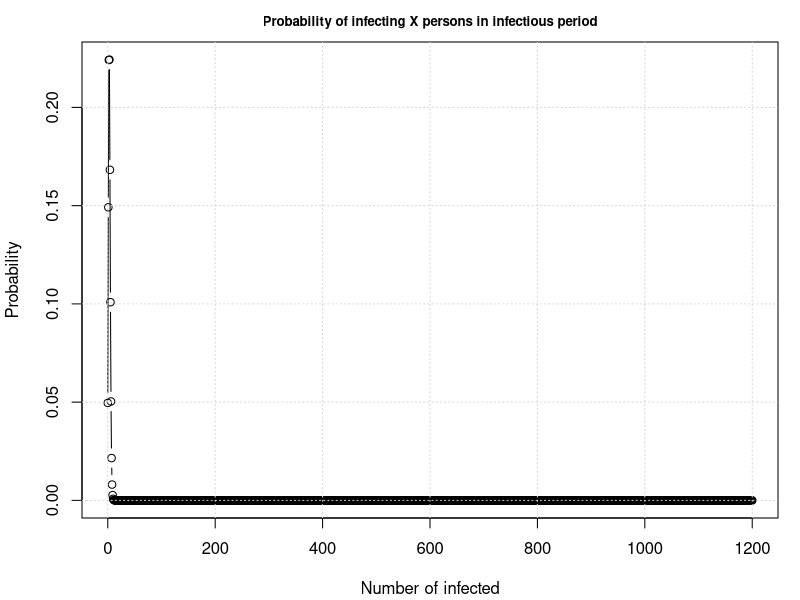
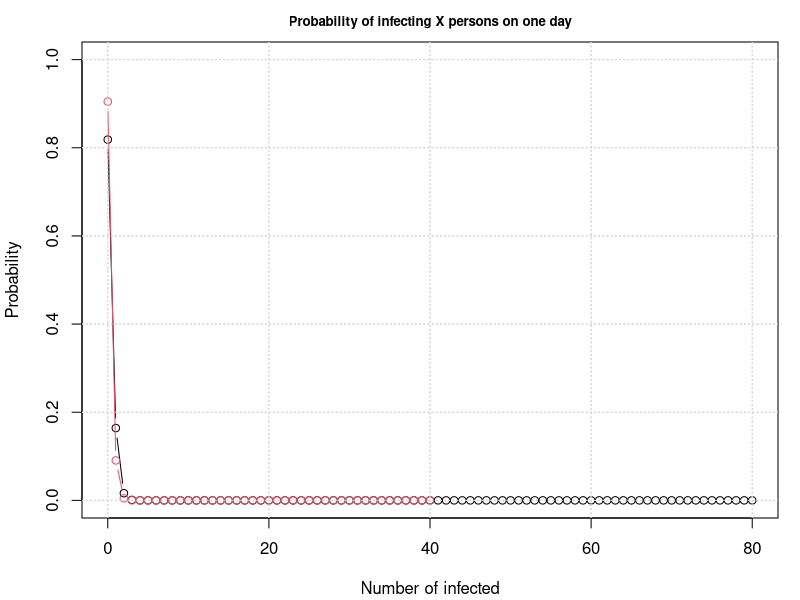
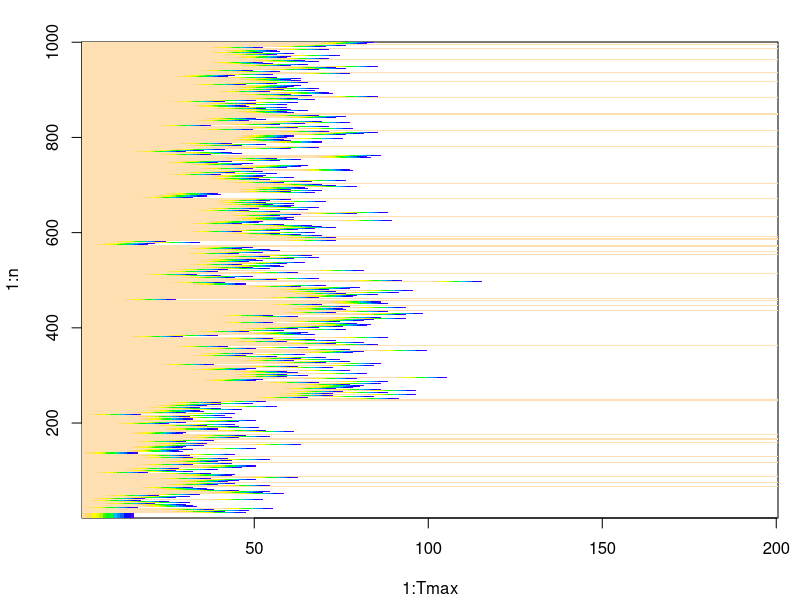
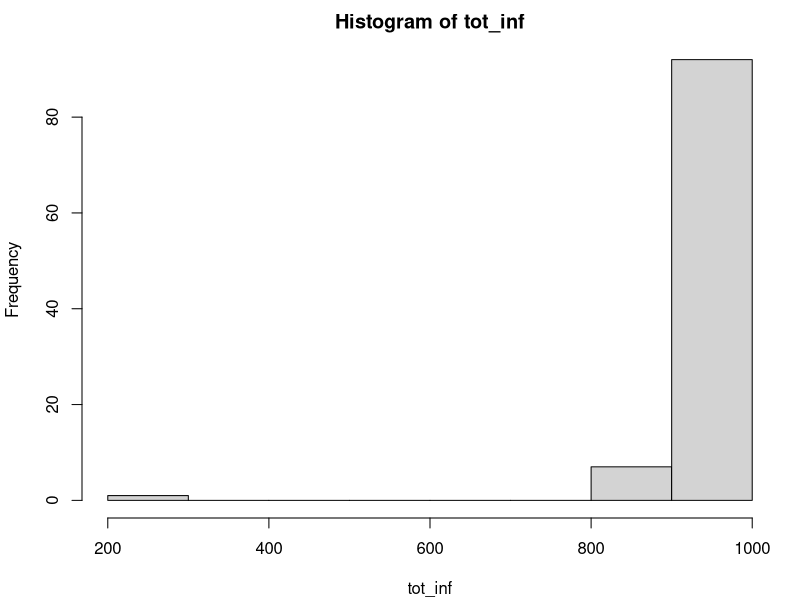
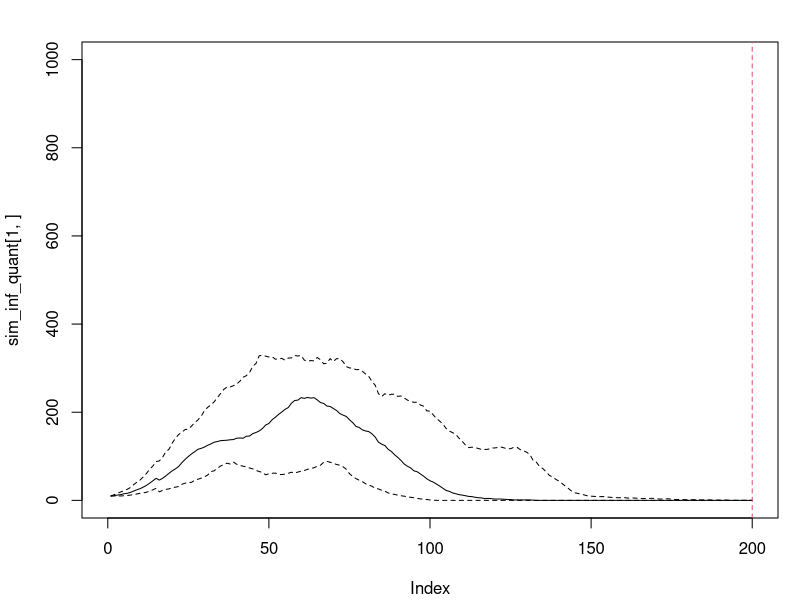
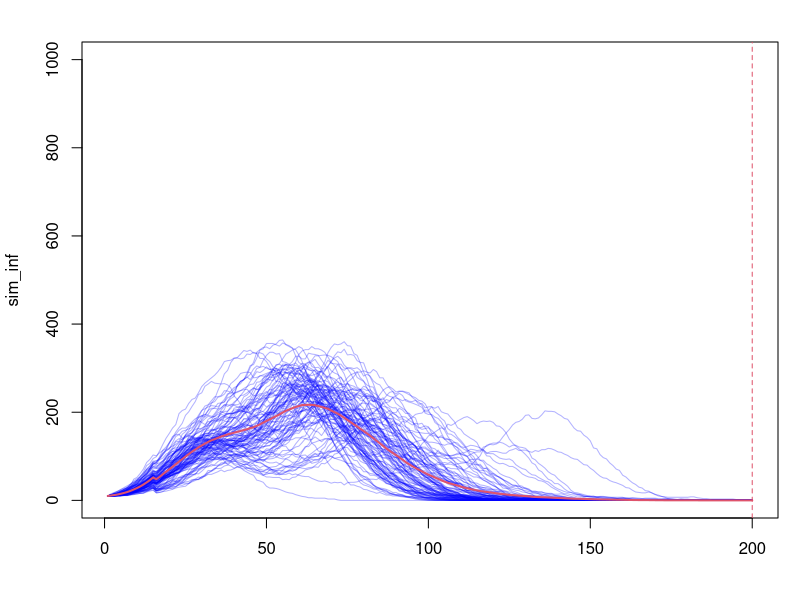
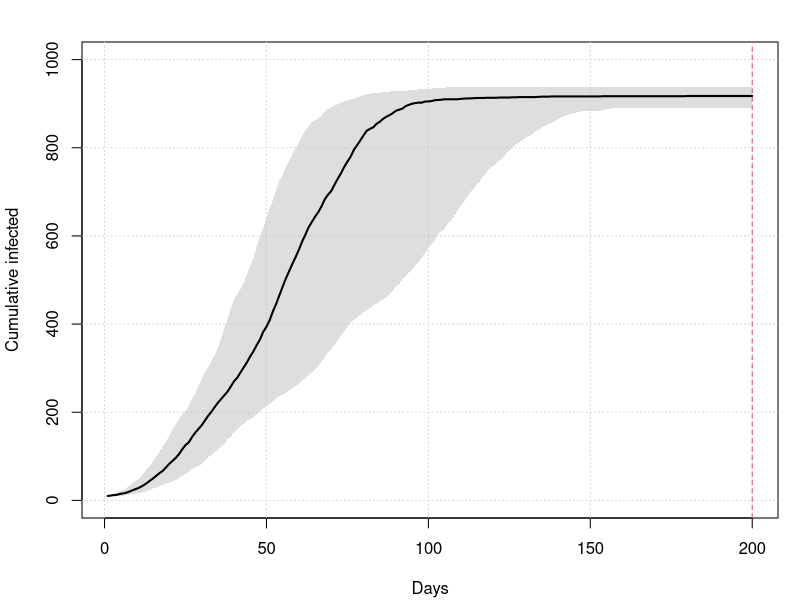
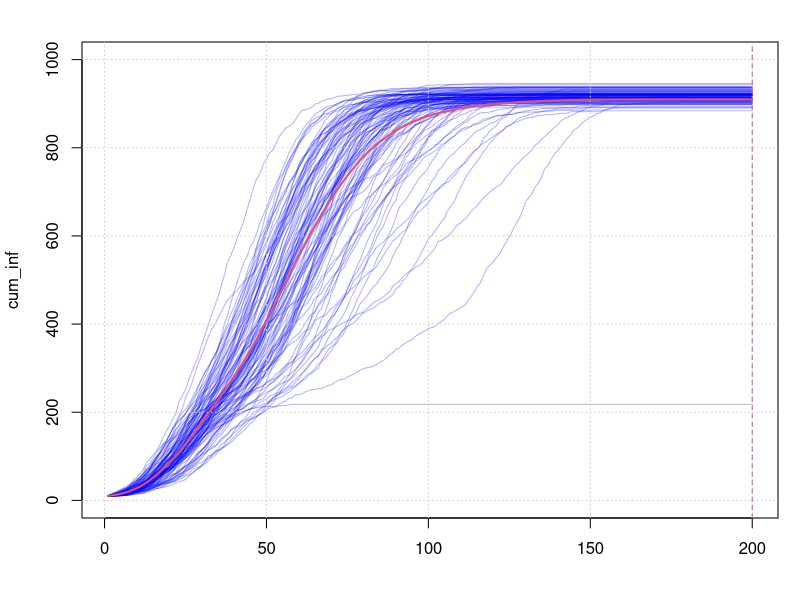

Generate these figures, in order, with R:
### COVID 19 Simulation ####
setwd("C:/Users/Stephan/Documents/GitHub/My_COVID_19/")

# Functions: --------------------------------------------------------------

add.alpha <- function(col, alpha=1){
  if(missing(col))
    stop("Please provide a vector of colours.")
  apply(sapply(col, col2rgb)/255, 2, 
        function(x) 
          rgb(x[1], x[2], x[3], alpha=alpha))  
}






###### Simulation #####
# Parameters: -------------------------------------------------------------

# population size:
n <- 1000

# initially infected
i0 <- 10

# number of days
Tmax <- 200

# initial average number of "close" encounters (ane) per person per day:
ane <- 80

### "Lockdown" parameters: 
# after measures are introduced reduction by factor
red_fac <- 0.50
ane_2 <- ane*(1-red_fac)
# day of introducing measures:
t_lockdown <- 200

# incubation period:
Tinc <- 5

# symptomatic period:
Tsym <-  10

# infectious period:
Tinf <- Tinc + Tsym

# town clusters:
n_town <- 4
within_town <- 100

# expected family size
fam_size <- 4
within_fam <- 100

# probability of overall infecting "R0" (expected value)
R0 <- 3.0

# probability of infecting in a single encounter
p <- R0/(ane*Tinf)


# Overview of infection distributions:
par(mar=c(4.1,4.1,2.1,1.1))
plot(seq(0,ane*Tinf,1), dbinom(seq(0,ane*Tinf,1), ane*Tinf, prob = p), type = 'b', xlab = 'Number of infected', ylab = 'Probability', main = 'Probability of infecting X persons in infectious period', cex.main = 0.8)
grid()

ane*Tinf*p

plot(seq(0,ane,1), dbinom(seq(0,ane,1), ane, prob = p), type = 'b', xlab = 'Number of infected', ylab = 'Probability', main = 'Probability of infecting X persons on one day', cex.main = 0.8, ylim =c(0,1))
grid()

lines(seq(0,ane_2,1), dbinom(seq(0,ane_2,1), ane_2, prob = p), type = 'b', xlab = 'Number of infected', ylab = 'Probability', main = 'Probability of infecting X persons on one day', cex.main = 0.8, col = 2)
grid()


# simulation parameters: --------------------------------------------------

simu <- 100
simu_res <- list()

library(progress)
pb <- progress_bar$new(total = simu)

# Set up simulation dataframes: -------------------------------------------
for(j in 1:simu){

#Data on who is infected:
inf_dat <- as.data.frame(matrix(0, nrow = n, ncol = Tmax))

#initially infected:
inf_dat[1:i0, 1] <- 1

#Individual number of meetings (constant troughout)
ine <- rpois(n, lambda = ane)

ine_2 <- round(ine*(1-red_fac))

### Probabilities of meeting with clusters for family & town

# matrix for relationship:
cluster_matrix <- matrix(1/n, ncol = n, nrow = n)


# Generate town clusters:
for(i in 1:(n_town)){
  ind_1 <- round((i-1)*n/n_town)+1
  ind_2 <- round((i)*n/n_town)
  cluster_matrix[ind_1:ind_2,ind_1:ind_2] <- cluster_matrix[ind_1:ind_2,ind_1:ind_2]*within_town
}

# Generate family clusters:
i<-1
while(i<=n){
  temp_fam_size<-rpois(n = 1, fam_size)
  
  ind_1 <- i
  
  if(i+temp_fam_size-1<=n){
    ind_2 <- i+temp_fam_size-1
  }else{
    ind_2 <- n
  }
  
  cluster_matrix[ind_1:ind_2,ind_1:ind_2] <- cluster_matrix[ind_1:ind_2,ind_1:ind_2]*within_fam
  
  i <- i + temp_fam_size
}

#Set diagonal to 0:
diag(cluster_matrix) <- 0

#renormalize matrix:
cluster_matrix_norm <- cluster_matrix/rowSums(cluster_matrix)

###407 481 4820

#list of who infects who (depending on round):
#(first dimension is time, second dimension is individual, thrid dimension who gets infected)
inf_trans <- rep(list(rep(list(NA),n)),Tmax)

# function determing who gets infected:
trans_func <- function(ine, p, n, m_probs){
  ntrans <- rbinom(1, ine, p)
  if(ntrans == 0){return(NA)} else{return(sample(1:n, ntrans, prob = m_probs))}
}


# Start infection rounds:
for(t in 2:Tmax){

# previous round infected:
it_1_ind <- which(inf_dat[,t-1]>0)

if(length(it_1_ind)>0){

# determine all transmission:
if(t<= t_lockdown){
  inf_trans[[t]][it_1_ind] <- lapply(it_1_ind, function(x) trans_func(ine[[x]],p,n, m_probs = cluster_matrix_norm[x,]))
}else{
  inf_trans[[t]][it_1_ind] <- lapply(it_1_ind, function(x) trans_func(ine_2[[x]],p,n, m_probs = cluster_matrix_norm[x,]))
}



#continue previous round infected:
inf_dat[,t] <- inf_dat[,t-1] 
inf_dat[it_1_ind,t] <- inf_dat[it_1_ind,t]+1

#set newly infected persons in current round (only if not NA or positive yet):
indis <- unlist(inf_trans[[t]][it_1_ind])
if(any(is.finite(indis))){
  #Check if already NA or infected:
  indi_sub <- which(inf_dat[indis,t]==0)
  if(length(indi_sub)>0){
    inf_dat[indis[indi_sub],t] <- 1
  }
}

#set people who are healthy again to NA
indis2 <- which(inf_dat[,t]>Tinf)
if(any(is.finite(indis2))){inf_dat[indis2,t:Tmax] <- NA}
}
# else{
#   inf_dat[,t] <- inf_dat[,t]
# }

}

simu_res[[j]] <- inf_dat
pb$tick()

}

###### Evaluate ######


## Single simulation:

image(x = 1:Tmax, y = 1:n, t(as.matrix(inf_dat[1:n,])), col = rev(topo.colors(20)))


## Across simulations:

# Total infected:
tot_inf <- unlist(lapply(simu_res, function(x) sum(rowSums(x, na.rm = T)>0)))

mean(tot_inf)
sd(tot_inf)

hist(tot_inf)

# Simultaneous infected:
sim_inf <- simplify2array(lapply(simu_res, function(x) colSums(x>0, na.rm = T)))
dim(sim_inf)

sim_inf_mean <- rowMeans(sim_inf)
sim_inf_quant <- apply(sim_inf, 1, function(x) quantile(x, c(0.025, 0.5, 0.975)))


plot(sim_inf_quant[1,], type = 'l', ylim = c(0,n), lty = 2, xlim = c(0,200))
lines(sim_inf_quant[2,], type = 'l', ylim = c(0,n))
lines(sim_inf_quant[3,], type = 'l', ylim = c(0,n), lty = 2)
abline(v=t_lockdown, col = 2, lty = 2)

matplot(sim_inf, type = 'l', col = add.alpha('blue', 0.3), lty = 1, ylim = c(0,n))
lines(sim_inf_mean, lwd = 2, col =2)

abline(v=t_lockdown, col = 2, lty = 2)

# Cumulative infected:
cum_inf <- simplify2array(lapply(simu_res, function(x) colSums((is.na(x)|x>0), na.rm = T)))

cum_inf_mean <- rowMeans(cum_inf)
cum_inf_quant <- apply(cum_inf, 1, function(x) quantile(x, c(0.025, 0.5, 0.975)))

plot(cum_inf_quant[2,], type = 'l', ylim = c(0,n), lty = 1, xlab = 'Days', ylab = 'Cumulative infected')
grid()
polygon(c(1:Tmax, Tmax:1), c(cum_inf_quant[1,],rev(cum_inf_quant[3,])), border = NA, col = add.alpha('gray', 0.5))
lines(cum_inf_quant[2,], type = 'l', ylim = c(0,n), lty = 1, lwd = 2)
abline(v=t_lockdown, col = 2, lty = 2)

matplot(cum_inf,type = 'l', col = add.alpha('blue', 0.3), lty = 1, ylim = c(0, n))
grid()
lines(cum_inf_mean, lwd = 2, col = 2)
abline(v=t_lockdown, col = 2, lty = 2)

plot(cum_inf_mean/n, lwd = 2, col = 2, type = 'l')


# Mean infection rate:
plot(2:Tmax, (cum_inf_mean[2:Tmax]-cum_inf_mean[1:(Tmax-1)]), xlab = 'Day', ylab = 'Infection rate', type = 'h')

temp <- (cum_inf_mean[2:Tmax]-cum_inf_mean[1:(Tmax-1)])

plot(3:Tmax,temp[2:length(temp)]-temp[1:(length(temp)-1)], type = 'h')

plot(2:Tmax, (cum_inf_mean[2:Tmax]-cum_inf_mean[1:(Tmax-1)])/cum_inf_mean[1:(Tmax-1)], xlab = 'Day', ylab = 'Infection rate', type = 'h')

# Newly infected:
new_inf <- simplify2array(lapply(simu_res, function(x) colSums(x ==1, na.rm = T)))

new_inf_mean <- rowMeans(new_inf)
new_inf_quant <- apply(new_inf, 1, function(x) quantile(x, c(0.025, 0.5, 0.975)))

plot(new_inf_quant[2,], type = 'l', ylim = c(0,max(new_inf_quant[3,])), lty = 1, xlab = 'Days', ylab = 'newly infected')
grid()
polygon(c(1:Tmax, Tmax:1), c(new_inf_quant[1,],rev(new_inf_quant[3,])), border = NA, col = add.alpha('gray', 0.5))
lines(new_inf_quant[2,], type = 'l', ylim = c(0,n), lty = 1, lwd = 2)

matplot(new_inf, type = 'l', col = add.alpha('blue', 0.3), lty = 1)
lines(new_inf_mean, lwd = 2, col =2)
